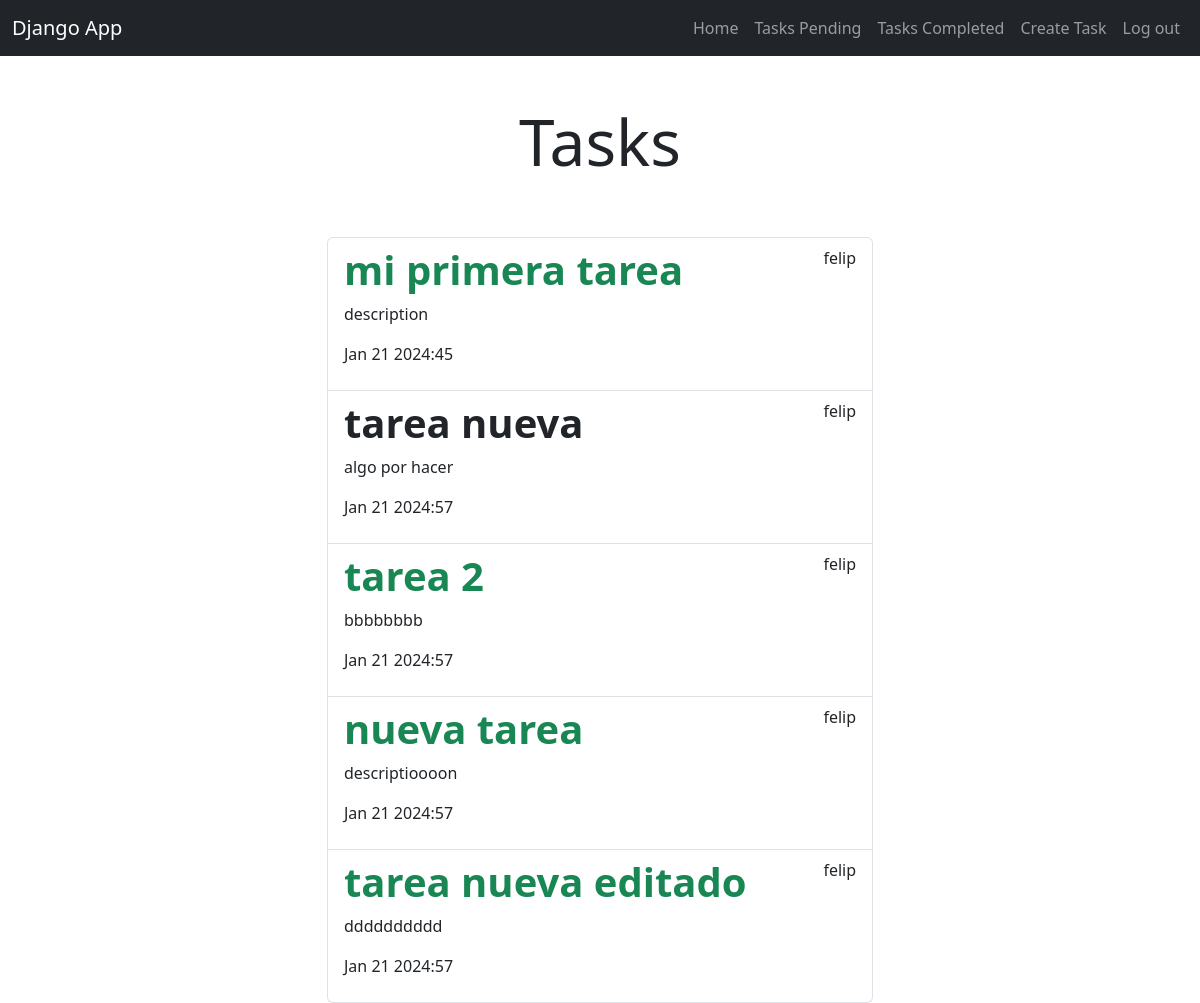
Screenshot of /tasks_completed/ (signed in) with the database file from the repository.
### tasks/models.py (models this page shows, shortened)
class Task(models.Model):
    title = models.CharField(max_length=100)
    description = models.TextField(blank=True)
    created = models.DateTimeField(auto_now_add=True)
    datecompleted = models.DateTimeField(null=True, blank=True)
    important = models.BooleanField(default=False)
    user = models.ForeignKey(User, on_delete=models.CASCADE)

### tasks/views.py (the view)
# urls.py: path('tasks_completed/', views.tasks_completed, name='tasks_completed'),
@login_required
def tasks_completed(request):
    tasks = Task.objects.filter(user=request.user, datecompleted__isnull=False).order_by('-datecompleted')
    return render(request, 'tasks.html', {'tasks':tasks})

### tasks/templates/tasks.html
{% extends 'base.html' %}
{% block content %}
<main class="container">
    <div class="row">
        <div class="col-md-6 offset-md-3">
            <h1 class="text-center display-3 py-5">Tasks</h1>
            <ul class="list-group">
                {% for task in tasks %}
            <a class="list-group-item"  href="{% url 'task_detail' task.id %}">
                <header class="d-flex justify-content-between">
                    {% if task.important %}
                <h1 class="fw-bold text-success">{{task.title}}</h1>
                {% else %}
                    <h1 class="fw-bold">{{task.title}}</h1>
                {% endif %}
                <p>{{task.user.username}}</p>
                </header>
                <p>{{task.description}}</p>
                <p>{{task.datecompleted|date:'M j Y:i'}}</p>
            </a>
                {% endfor %}
            </ul>
        </div>
    </div>
</main>
{% endblock %}

### tasks/templates/base.html (shortened to what this page needs)
<!DOCTYPE html>
<html lang="en">
<head>
     <link
     href="https://cdn.jsdelivr.net/npm/bootstrap@5.3.2/dist/css/bootstrap.min.css"
     rel="stylesheet"
 />
</head>
<body>
    <nav class="navbar navbar-expand-lg bg-dark navbar-dark">
        <div class="container-fluid">
          <a class="navbar-brand" href="/">Django App</a>
          <div class="collapse navbar-collapse" id="navbarNav">
            <ul class="navbar-nav ms-auto">
                <li>
                    <a class="nav-link"  href="/">Home</a>
                </li>
                {% if user.is_authenticated %}
                <li class="nav-item">
                    <a class="nav-link" href="{% url 'tasks' %}">Tasks Pending</a>
                </li>
                <li class="nav-item">
                    <a class="nav-link" href="{% url 'tasks_completed' %}">Tasks Completed</a>
                </li>
                <li class="nav-item">
                    <a class="nav-link" href="/tasks/create/">Create Task</a>
                </li>
                <li class="nav-item">
                    <a class="nav-link" href="/logout">Log out</a>
                </li>
                {% endif %}
            </ul>
          </div>
        </div>
      </nav>
{% block content %}
{% endblock %}
</body>
</html>

### rows the page displays
Task: title "mi primera tarea", user.username "felip", description "description", datecompleted "Jan 21 2024:45"
Task: title "tarea nueva", user.username "felip", description "algo por hacer", datecompleted "Jan 21 2024:57"
Task: title "tarea 2", user.username "felip", description "bbbbbbbb", datecompleted "Jan 21 2024:57"
Task: title "nueva tarea", user.username "felip", description "descriptioooon", datecompleted "Jan 21 2024:57"
Task: title "tarea nueva editado", user.username "felip", description "dddddddddd", datecompleted "Jan 21 2024:57"
